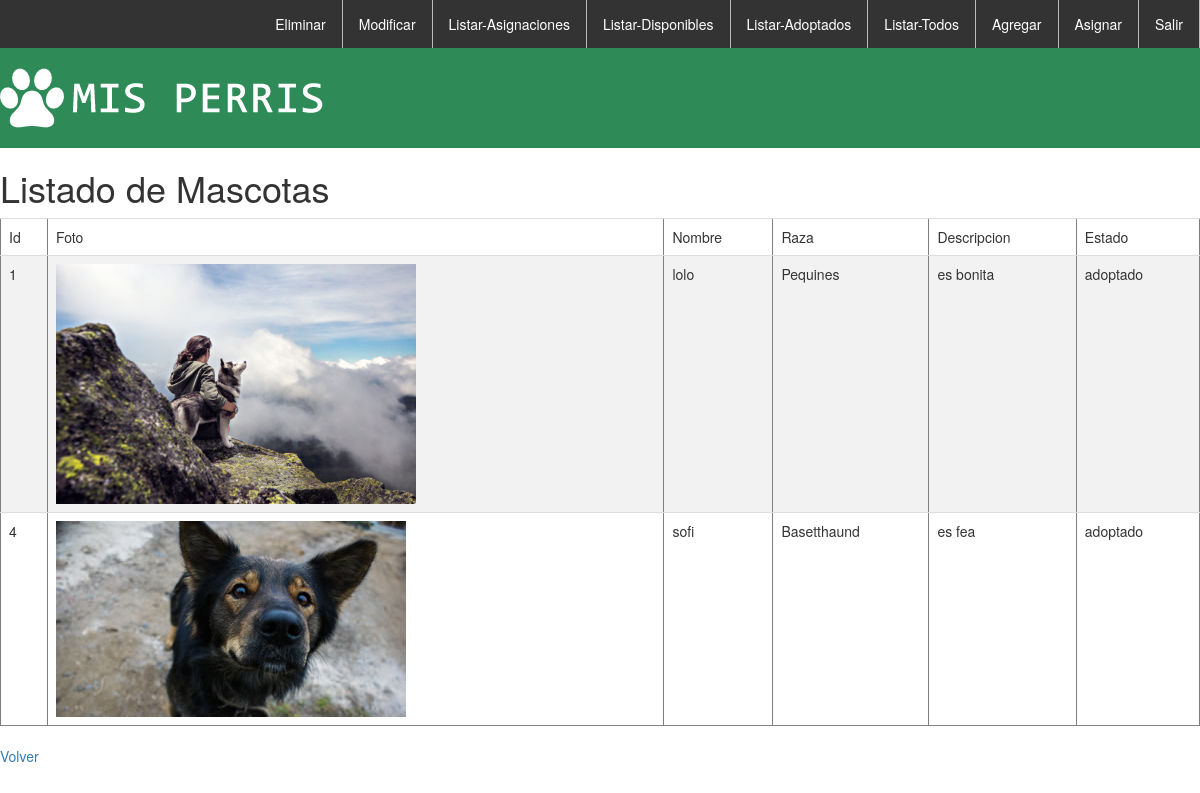
The app's page /listarMA/ (signed in) with its own data.
### core/models.py (models this page shows, shortened)
class Mascota(models.Model):
    name=models.CharField(max_length=45,primary_key=True)
    foto = models.ImageField(upload_to='media',verbose_name=u'Imágen')
    nombre=models.CharField(max_length=45)
    raza=models.ForeignKey(Raza,on_delete=models.CASCADE)
    descripcion=models.TextField()
    estado=models.ForeignKey(Estado,on_delete=models.CASCADE)

class Raza(models.Model):
    name=models.CharField(max_length=45,primary_key=True)
    def __str__(self):
        return self.name

class Estado(models.Model):
    name=models.CharField(max_length=45,primary_key=True)
    def __str__(self):
        return self.name

### core/views.py (the view)
# urls.py: path('listarMA/', listarAdop, name='adopM'),
@login_required
def listarAdop(request):
    mas2 = Mascota.objects.filter(estado = "adoptado")
    return render(request, 'core/listar.htm', {'mascotas': mas2})

### core/template/core/listar.htm (shortened to what this page needs)
{% extends 'core/base_mascota.htm' %}
{% block contenedor %}
{% load static %}
    <h1>Listado de Mascotas</h1>{{MEDIA_URL}}
    <table class="table" border="1">
        <tr>
            <td>Id</td>
            <td>Foto</td>
            <td>Nombre</td>
            <td>Raza</td>
            <td>Descripcion</td>
            <td>Estado</td>
        </tr>
        {% for m in mascotas %}
        <tr>
            <td>{{m.name}}</td>
            <td><img class="img-listado" src=' {% static 'media/' %}{{m.foto}} '></td>
            <td>{{m.nombre}}</td>
            <td>{{m.raza}}</td>
            <td>{{m.descripcion}}</td>
            <td>{{m.estado}}</td>
        </tr>
        {% endfor %}
    </table>
    <a href="{% url 'home' %}">Volver</a>
{% endblock%}

### core/static/core/css/estilos.css (style rules this page uses)
body, html { margin: 0px; padding: 0px; background-color: white; }
table { width: 100%; }
.img-listado { max-width: 90%; max-height: 30vh; margin: auto; }
table { border-collapse: collapse; width: 100%; }
th, td { text-align: left; padding: 8px; }
tr:nth-child(even) { background-color: #f2f2f2 }

### records on screen
Mascota: name "1", foto (picture), nombre "lolo", raza "Pequines", descripcion "es bonita", estado "adoptado"
Mascota: name "4", foto (picture), nombre "sofi", raza "Basetthaund", descripcion "es fea", estado "adoptado"
